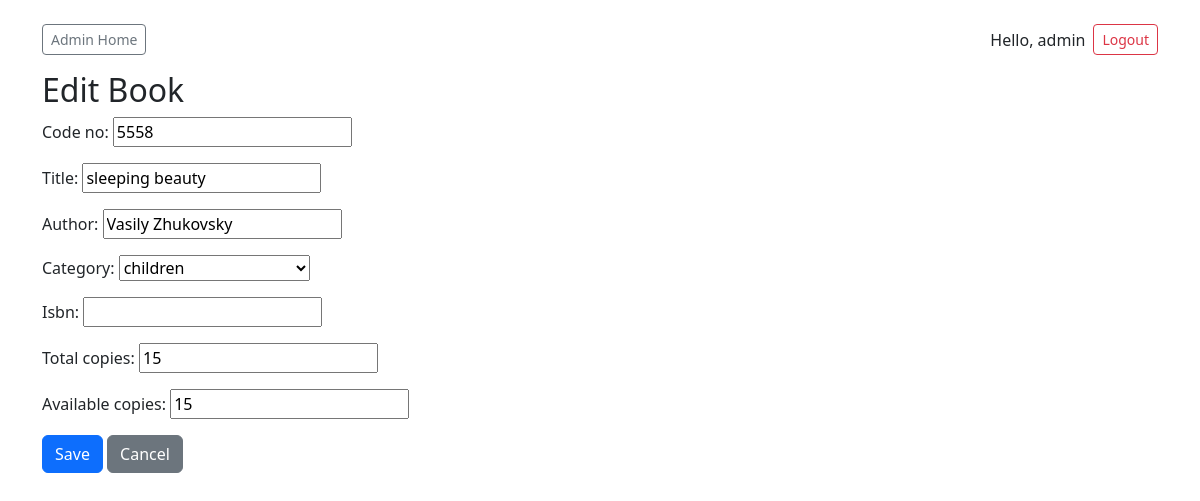
Screenshot of /dashboard/books/1/edit/ (signed in) with the database file from the repository.
### library/models.py (models this page shows, shortened)
class Book(models.Model):
    code_no = models.CharField(max_length=50, unique=True)  # unique code like SC(B/M)000001
    title = models.CharField(max_length=255)
    author = models.CharField(max_length=255, blank=True)
    category = models.ForeignKey(Category, on_delete=models.SET_NULL, null=True, blank=True)
    isbn = models.CharField(max_length=40, blank=True)
    total_copies = models.PositiveIntegerField(default=1)
    available_copies = models.PositiveIntegerField(default=1)
    added_on = models.DateField(auto_now_add=True)

### library/views.py (the view)
# urls.py: path('dashboard/books/<int:book_id>/edit/', views.book_edit, name='book_edit'),
@staff_member_required
def book_edit(request, book_id):
    book = get_object_or_404(Book, id=book_id)
    if request.method == 'POST':
        form = BookForm(request.POST, instance=book)
        if form.is_valid():
            form.save()
            messages.success(request, "Book updated successfully.")
            return redirect('book_list')
    else:
        form = BookForm(instance=book)
    return render(request, 'library/admin/book_form.html', {'form': form, 'title': 'Edit Book'})

### library/forms.py
class BookForm(forms.ModelForm):
    class Meta:
        model = Book
        fields = ['code_no', 'title', 'author', 'category', 'isbn', 'total_copies', 'available_copies']

### library/models.py (called while the page is built)
    def __str__(self):
        return self.name

### library/templates/library/admin/book_form.html (shortened to what this page needs)
{% extends "library/base.html" %}
{% block content %}
<h2>{{ title }}</h2>
<form method="post">
  {{ form.as_p }}
  <button class="btn btn-primary" type="submit">Save</button>
  <a class="btn btn-secondary" href="{% url 'book_list' %}">Cancel</a>
</form>
{% endblock %}

### library/templates/library/base.html (shortened to what this page needs)
<!doctype html>
<html>
<head>
  <link href="https://cdn.jsdelivr.net/npm/bootstrap@5.3.2/dist/css/bootstrap.min.css" rel="stylesheet">
</head>
<body class="container py-4">
  <nav class="mb-3 d-flex align-items-center">
    <div>
      {% if user.is_staff %}
        <a class="btn btn-sm btn-outline-secondary me-1" href="{% url 'admin_home' %}">Admin Home</a>
      {% else %}
        <a class="btn btn-sm btn-outline-primary me-1" href="{% url 'book_availability' %}">Books</a>
        <a class="btn btn-sm btn-outline-success" href="{% url 'user_home' %}">My Account</a>
      {% endif %}
    </div>
    <div class="ms-auto d-flex align-items-center">
      {% if user.is_authenticated %}
        <span class="me-2">Hello, {{ user.username }}</span>
        <form method="post" action="{% url 'logout' %}" style="display:inline;">
          <button type="submit" class="btn btn-sm btn-outline-danger">Logout</button>
        </form>
      {% else %}
        <a class="btn btn-sm btn-outline-primary" href="{% url 'login' %}">Login</a>
      {% endif %}
    </div>
  </nav>
  {% block content %}{% endblock %}
</body>
</html>

### rows the page displays
Book: code_no "5558", title "sleeping beauty", author "Vasily Zhukovsky", category "children", total_copies "15", available_copies "15"

### other values shown
{{ user.username }} "admin"
{{ title }} "Edit Book"
